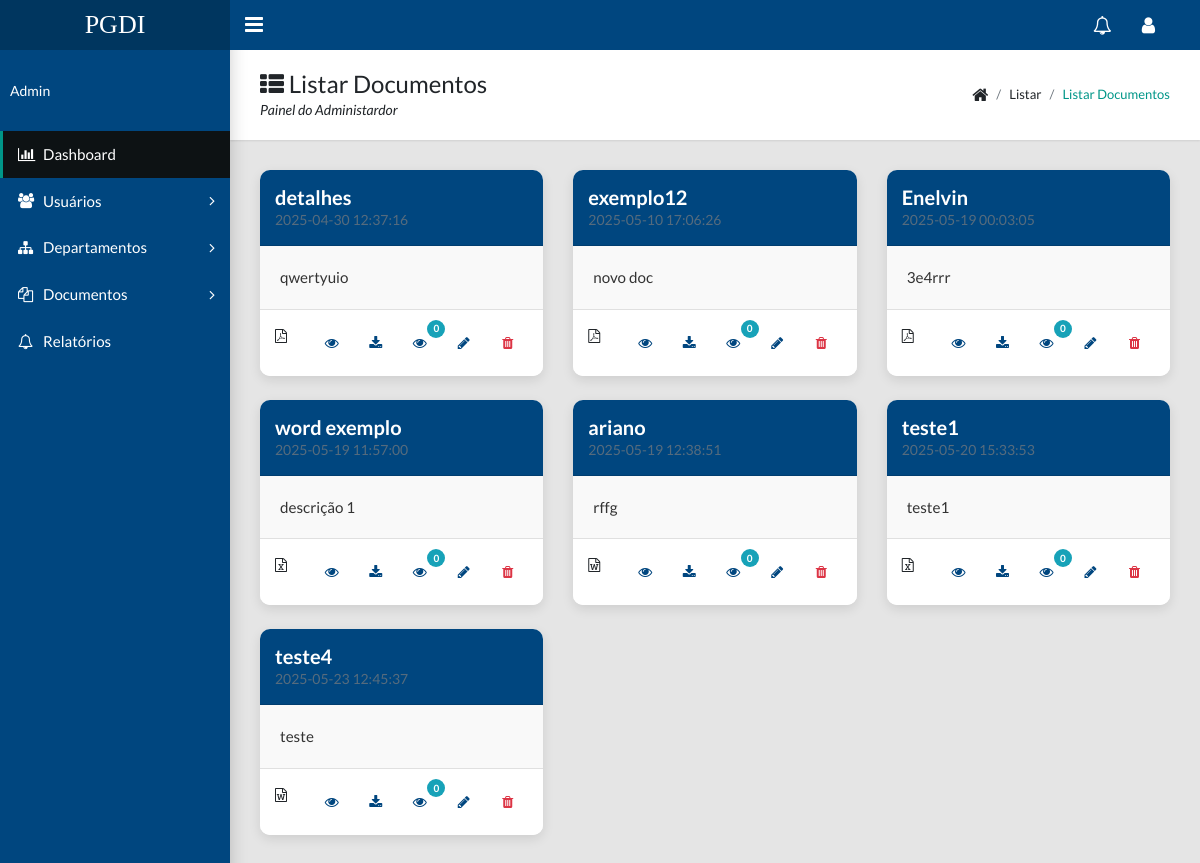
/Admin/ListarDoc.PHP (signed in), run on the app's committed database.
### tables this page shows
CREATE TABLE `documentos` (
  `Id` int(11) NOT NULL,
  `Titulo` varchar(255) NOT NULL,
  `Descricao` varchar(255) NOT NULL,
  `Data` timestamp NOT NULL DEFAULT current_timestamp() ON UPDATE current_timestamp(),
  `Id_usuario` int(11) NOT NULL,
  `Caminho_Doc` varchar(150) NOT NULL,
  `Tipo` varchar(50) NOT NULL,
  `Tamanho` int(11) NOT NULL COMMENT 'Tamanho em bytes',
  `Estado` enum('Rascunho','Pendente','Aprovado','Rejeitado') NOT NULL DEFAULT 'Rascunho',
  `Id_aprovador` int(11) DEFAULT NULL,
  `Data_aprovacao` datetime DEFAULT NULL
);

### Admin/ListarDoc.PHP (the view, shortened to what this page needs)
<?php
include 'DeleteDoc.php';
?>
<!DOCTYPE html>
<html lang="en">
  <head>
    <link rel="stylesheet" type="text/css" href="../css/main.css">
    <link rel="stylesheet" type="text/css" href="https://maxcdn.bootstrapcdn.com/font-awesome/4.7.0/css/font-awesome.min.css">
  </head>
  <body class="app sidebar-mini rtl">
    <header class="app-header"><a class="app-header__logo" href="index.php">PGDI</a>
      <a class="app-sidebar__toggle" href="#" data-toggle="sidebar" aria-label="Hide Sidebar"></a>
      <ul class="app-nav">
        <li class="dropdown"><a class="app-nav__item" href="#" data-toggle="dropdown" aria-label="Show notifications"><i class="fa fa-bell-o fa-lg"></i></a>
        </li>
        <li class="dropdown"><a class="app-nav__item" href="#" data-toggle="dropdown" aria-label="Open Profile Menu"><i class="fa fa-user fa-lg"></i></a>
        </li>
      </ul>
    </header>
    <aside class="app-sidebar">
      <div class="app-sidebar__user">
        <div>
          <p class="app-sidebar__user-designation">Admin</p>
        </div>
      </div>
      <ul class="app-menu">
        <li><a class="app-menu__item active" href="index.php"><i class="app-menu__icon fa fa-bar-chart"></i><span class="app-menu__label">Dashboard</span></a></li>
        <li class="treeview"><a class="app-menu__item" href="#" data-toggle="treeview"><i class="app-menu__icon fa fa-users"></i><span class="app-menu__label">Usuários</span><i class="treeview-indicator fa fa-angle-right"></i></a>
        </li>
        <li class="treeview"><a class="app-menu__item" href="#" data-toggle="treeview"><i class="app-menu__icon fa fa-sitemap"></i><span class="app-menu__label">Departamentos</span><i class="treeview-indicator fa fa-angle-right"></i></a>
        </li>
        <li class="treeview"><a class="app-menu__item" href="#" data-toggle="treeview"><i class="app-menu__icon fa fa-files-o"></i><span class="app-menu__label">Documentos</span><i class="treeview-indicator fa fa-angle-right"></i></a>
        </li>
        <li><a class="app-menu__item" href="Relatorio.php"><i class="app-menu__icon fa fa-bell-o"></i><span class="app-menu__label">Relatórios</span></a></li>
      </ul>
    </aside>
    <main class="app-content">
      <div class="app-title">
        <div>
          <h1><i class="fa fa-th-list"></i> Listar Documentos</h1>
          <p>Painel do Administardor</p>
        </div>
        <ul class="app-breadcrumb breadcrumb side">
          <li class="breadcrumb-item"><i class="fa fa-home fa-lg"></i></li>
          <li class="breadcrumb-item">Listar</li>
          <li class="breadcrumb-item active"><a href="#">Listar Documentos</a></li>
        </ul>
      </div>
            <div class="row">
            <?php
            $sql = "SELECT * FROM documentos";
            $resultado = mysqli_query($mysqli, $sql);
            while ($dado = mysqli_fetch_array($resultado)):
                $caminho_completo = '../Arquivos/' . $dado['Caminho_Doc'];
            ?>
            <div class="col-md-4 mb-4">
                <div class="card document-card">
                    <div class="card-header">
                        <h5 class="card-title"><?php echo $dado['Titulo']; ?></h5>
                        <small class="text-muted"><?php echo $dado['Data']; ?></small>
                    </div>
                    <div class="card-body">
                        <p class="card-text"><?php echo $dado['Descricao']; ?></p>
                    </div>
                    <div class="card-footer">
                    <div class="btn-group">
                       <?php
                          $icon = 'fa-file';
        if (strpos($dado['Caminho_Doc'], '.pdf') !== false) $icon = 'fa-file-pdf-o';
        elseif (strpos($dado['Caminho_Doc'], '.doc') !== false) $icon = 'fa-file-word-o';
        elseif (strpos($dado['Caminho_Doc'], '.xls') !== false) $icon = 'fa-file-excel-o';
        elseif (strpos($dado['Caminho_Doc'], '.ppt') !== false) $icon = 'fa-file-powerpoint-o';
        elseif (strpos($dado['Caminho_Doc'], '.jpg') !== false || strpos($dado['Caminho_Doc'], '.png') !== false || strpos($dado['Caminho_Doc'], '.gif') !== false) $icon = 'fa-file-image-o';
                         ?>
                 <span class="file-type-icon" style="margin-right: auto;">
                   <i class="fa <?php echo $icon; ?>"></i>
                    </span>
        <button class="btn btn-icon" onclick="viewDocument('<?php echo $caminho_completo; ?>')" title="Visualizar">
            <i class="fa fa-eye"></i>
        </button>
        <a href="download.php?id=<?php echo $dado['Id']; ?>" class="btn btn-icon" title="Download">
                                <i class="fa fa-download"></i>
                            </a>
                            <button class="btn btn-icon" onclick="showViewers(<?php echo $dado['Id']; ?>)" title="Visualizações">
                                 <i class="fa fa-eye"></i>
                                    <span class="view-count-badge"><?php $sql_views = "SELECT COUNT(*) as total FROM historico_visualizacao WHERE id_documento = ".$dado['Id'];
                                    $result_views = mysqli_query($mysqli, $sql_views);
                                    $views = mysqli_fetch_assoc($result_views);
                                    echo $views['total'];?></span>
                            </button>
                            <button class="btn btn-icon" onclick="editDocument(<?php echo $dado['Id']; ?>)" title="Editar">
                                <i class="fa fa-pencil"></i>
                            </button>
                            <button class="btn btn-icon btn-danger" onclick="deleteDocument(<?php echo $dado['Id']; ?>)" title="Excluir">
                                <i class="fa fa-trash"></i>
                            </button>
                     </div>
                    </div>
                </div>
            </div>
            <?php endwhile; ?>
        </div>
</body>
</html>

### Admin/ListarDoc.PHP (style rules this page uses)
.document-card { border: none; border-radius: 10px; box-shadow: 0 4px 12px rgba(0, 0, 0, 0.1); transition: transform 0.3s ease, box-shadow 0.3s ease; background: #ffffff; overflow: hidden; }
.card-header { background-color: #00467f; color: white; padding: 15px; border-top-left-radius: 10px; border-top-right-radius: 10px; }
.card-title { font-size: 1.25rem; font-weight: 600; margin: 0; }
.card-header small { font-size: 0.875rem; opacity: 0.8; }
.card-body { padding: 20px; background-color: #f9f9f9; }
.card-text { font-size: 0.95rem; color: #333; line-height: 1.5; }
.card-footer { background-color: #ffffff; padding: 15px; border-bottom-left-radius: 10px; border-bottom-right-radius: 10px; border-top: 1px solid #e0e0e0; }
.btn-group { display: flex; justify-content: flex-end; gap: 10px; }
.btn-icon { background: none; border: none; color: #00467f; font-size: 1rem; padding: 8px; border-radius: 50%; width: 36px; height: 36px; display: flex; align-items: center; justify-content: center; transition: background-color 0.3s ease, color 0.3s ease; }
.btn-icon.btn-danger { color: #dc3545; }
.view-count-badge { position: absolute; top: -5px; right: -5px; background-color: #17a2b8; color: white; border-radius: 50%; width: 18px; height: 18px; font-size: 10px; display: flex; align-items: center; justify-content: center; }

### data on the page
documentos: Titulo "detalhes", Data "2025-04-30 12:37:16", Descricao "qwertyuio", total "0"
documentos: Titulo "exemplo12", Data "2025-05-10 17:06:26", Descricao "novo doc", total "0"
documentos: Titulo "Enelvin", Data "2025-05-19 00:03:05", Descricao "3e4rrr", total "0"
documentos: Titulo "word exemplo", Data "2025-05-19 11:57:00", Descricao "descrição 1", total "0"
documentos: Titulo "ariano", Data "2025-05-19 12:38:51", Descricao "rffg", total "0"
documentos: Titulo "teste1", Data "2025-05-20 15:33:53", Descricao "teste1", total "0"
documentos: Titulo "teste4", Data "2025-05-23 12:45:37", Descricao "teste", total "0"
